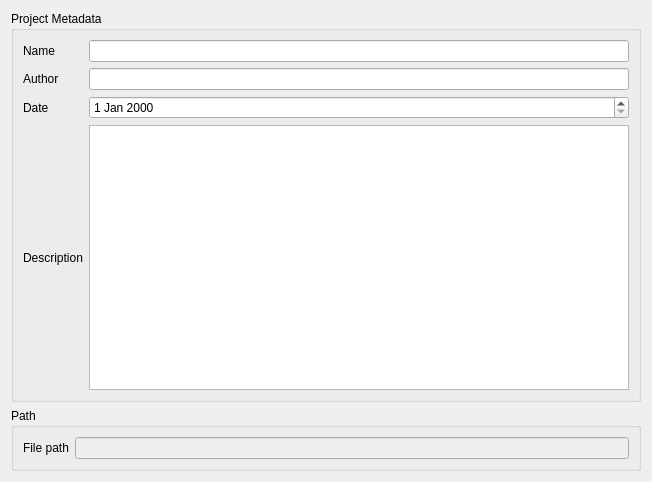
<?xml version="1.0" encoding="UTF-8"?>
<ui version="4.0">
 <class>project_widget</class>
 <widget class="QWidget" name="project_widget">
  <property name="geometry">
   <rect>
    <x>0</x>
    <y>0</y>
    <width>652</width>
    <height>482</height>
   </rect>
  </property>
  <property name="windowTitle">
   <string>Form</string>
  </property>
  <layout class="QGridLayout" name="gridLayout">
   <item row="0" column="0">
    <widget class="QGroupBox" name="groupBox">
     <property name="title">
      <string>Project Metadata</string>
     </property>
     <layout class="QGridLayout" name="gridLayout_2">
      <item row="1" column="1">
       <widget class="QLineEdit" name="lineEdit_pName"/>
      </item>
      <item row="4" column="1">
       <widget class="QDateEdit" name="dateEdit_pDate"/>
      </item>
      <item row="3" column="1">
       <widget class="QLineEdit" name="lineEdit_pAuthor"/>
      </item>
      <item row="5" column="1">
       <widget class="QTextEdit" name="textEdit_pDesc"/>
      </item>
      <item row="1" column="0">
       <widget class="QLabel" name="label">
        <property name="text">
         <string>Name</string>
        </property>
       </widget>
      </item>
      <item row="3" column="0">
       <widget class="QLabel" name="label_2">
        <property name="text">
         <string>Author</string>
        </property>
       </widget>
      </item>
      <item row="4" column="0">
       <widget class="QLabel" name="label_3">
        <property name="text">
         <string>Date</string>
        </property>
       </widget>
      </item>
      <item row="5" column="0">
       <widget class="QLabel" name="label_4">
        <property name="text">
         <string>Description</string>
        </property>
       </widget>
      </item>
     </layout>
    </widget>
   </item>
   <item row="1" column="0">
    <widget class="QGroupBox" name="groupBox_3">
     <property name="title">
      <string>Path</string>
     </property>
     <layout class="QGridLayout" name="gridLayout_4">
      <item row="0" column="1">
       <widget class="QLineEdit" name="lineEdit_pPath">
        <property name="enabled">
         <bool>false</bool>
        </property>
       </widget>
      </item>
      <item row="0" column="0">
       <widget class="QLabel" name="label_5">
        <property name="text">
         <string>File path</string>
        </property>
       </widget>
      </item>
     </layout>
    </widget>
   </item>
  </layout>
 </widget>
 <resources/>
 <connections/>
</ui>
